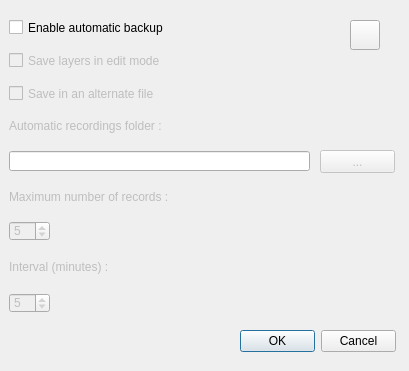
<?xml version="1.0" encoding="UTF-8"?>
<ui version="4.0">
 <class>AutomaticBackupDialogBase</class>
 <widget class="QDialog" name="AutomaticBackupDialogBase">
  <property name="geometry">
   <rect>
    <x>0</x>
    <y>0</y>
    <width>409</width>
    <height>371</height>
   </rect>
  </property>
  <property name="minimumSize">
   <size>
    <width>409</width>
    <height>371</height>
   </size>
  </property>
  <property name="maximumSize">
   <size>
    <width>409</width>
    <height>371</height>
   </size>
  </property>
  <property name="windowTitle">
   <string>Automatic Backup</string>
  </property>
  <widget class="QLabel" name="intervalLabel">
   <property name="enabled">
    <bool>false</bool>
   </property>
   <property name="geometry">
    <rect>
     <x>9</x>
     <y>257</y>
     <width>331</width>
     <height>20</height>
    </rect>
   </property>
   <property name="minimumSize">
    <size>
     <width>331</width>
     <height>20</height>
    </size>
   </property>
   <property name="maximumSize">
    <size>
     <width>16777215</width>
     <height>16777215</height>
    </size>
   </property>
   <property name="text">
    <string>Interval (minutes) :</string>
   </property>
  </widget>
  <widget class="QSpinBox" name="intervalSpinBox">
   <property name="enabled">
    <bool>false</bool>
   </property>
   <property name="geometry">
    <rect>
     <x>9</x>
     <y>293</y>
     <width>41</width>
     <height>20</height>
    </rect>
   </property>
   <property name="minimumSize">
    <size>
     <width>41</width>
     <height>20</height>
    </size>
   </property>
   <property name="maximumSize">
    <size>
     <width>41</width>
     <height>20</height>
    </size>
   </property>
   <property name="minimum">
    <number>1</number>
   </property>
   <property name="maximum">
    <number>60</number>
   </property>
   <property name="value">
    <number>5</number>
   </property>
  </widget>
  <widget class="QDialogButtonBox" name="buttonOkNo">
   <property name="geometry">
    <rect>
     <x>240</x>
     <y>330</y>
     <width>156</width>
     <height>23</height>
    </rect>
   </property>
   <property name="minimumSize">
    <size>
     <width>156</width>
     <height>23</height>
    </size>
   </property>
   <property name="maximumSize">
    <size>
     <width>156</width>
     <height>23</height>
    </size>
   </property>
   <property name="orientation">
    <enum>Qt::Horizontal</enum>
   </property>
   <property name="standardButtons">
    <set>QDialogButtonBox::Cancel|QDialogButtonBox::Ok</set>
   </property>
  </widget>
  <widget class="QCheckBox" name="enableAutoSave">
   <property name="geometry">
    <rect>
     <x>9</x>
     <y>19</y>
     <width>331</width>
     <height>17</height>
    </rect>
   </property>
   <property name="minimumSize">
    <size>
     <width>200</width>
     <height>0</height>
    </size>
   </property>
   <property name="text">
    <string>Enable automatic backup</string>
   </property>
  </widget>
  <widget class="QLabel" name="recordLabel">
   <property name="enabled">
    <bool>false</bool>
   </property>
   <property name="geometry">
    <rect>
     <x>9</x>
     <y>189</y>
     <width>331</width>
     <height>16</height>
    </rect>
   </property>
   <property name="minimumSize">
    <size>
     <width>331</width>
     <height>16</height>
    </size>
   </property>
   <property name="maximumSize">
    <size>
     <width>16777215</width>
     <height>16777215</height>
    </size>
   </property>
   <property name="text">
    <string>Maximum number of records :</string>
   </property>
  </widget>
  <widget class="QPushButton" name="pushButton">
   <property name="enabled">
    <bool>false</bool>
   </property>
   <property name="geometry">
    <rect>
     <x>320</x>
     <y>150</y>
     <width>75</width>
     <height>23</height>
    </rect>
   </property>
   <property name="maximumSize">
    <size>
     <width>75</width>
     <height>23</height>
    </size>
   </property>
   <property name="text">
    <string>...</string>
   </property>
  </widget>
  <widget class="QCheckBox" name="enableAlternateBox">
   <property name="enabled">
    <bool>false</bool>
   </property>
   <property name="geometry">
    <rect>
     <x>9</x>
     <y>85</y>
     <width>331</width>
     <height>17</height>
    </rect>
   </property>
   <property name="minimumSize">
    <size>
     <width>200</width>
     <height>17</height>
    </size>
   </property>
   <property name="text">
    <string>Save in an alternate file</string>
   </property>
  </widget>
  <widget class="QLabel" name="label">
   <property name="enabled">
    <bool>false</bool>
   </property>
   <property name="geometry">
    <rect>
     <x>9</x>
     <y>118</y>
     <width>331</width>
     <height>16</height>
    </rect>
   </property>
   <property name="minimumSize">
    <size>
     <width>331</width>
     <height>0</height>
    </size>
   </property>
   <property name="maximumSize">
    <size>
     <width>16777215</width>
     <height>16777215</height>
    </size>
   </property>
   <property name="text">
    <string>Automatic recordings folder : </string>
   </property>
  </widget>
  <widget class="QSpinBox" name="recordSpinBox">
   <property name="enabled">
    <bool>false</bool>
   </property>
   <property name="geometry">
    <rect>
     <x>9</x>
     <y>221</y>
     <width>41</width>
     <height>20</height>
    </rect>
   </property>
   <property name="minimumSize">
    <size>
     <width>41</width>
     <height>20</height>
    </size>
   </property>
   <property name="maximumSize">
    <size>
     <width>41</width>
     <height>20</height>
    </size>
   </property>
   <property name="minimum">
    <number>1</number>
   </property>
   <property name="maximum">
    <number>60</number>
   </property>
   <property name="value">
    <number>5</number>
   </property>
  </widget>
  <widget class="QLineEdit" name="lineEdit">
   <property name="geometry">
    <rect>
     <x>9</x>
     <y>151</y>
     <width>301</width>
     <height>20</height>
    </rect>
   </property>
   <property name="minimumSize">
    <size>
     <width>241</width>
     <height>20</height>
    </size>
   </property>
   <property name="maximumSize">
    <size>
     <width>500</width>
     <height>16777215</height>
    </size>
   </property>
  </widget>
  <widget class="QCheckBox" name="enableSaveLayers">
   <property name="enabled">
    <bool>false</bool>
   </property>
   <property name="geometry">
    <rect>
     <x>9</x>
     <y>52</y>
     <width>331</width>
     <height>17</height>
    </rect>
   </property>
   <property name="minimumSize">
    <size>
     <width>250</width>
     <height>0</height>
    </size>
   </property>
   <property name="text">
    <string>Save layers in edit mode</string>
   </property>
   <property name="checkable">
    <bool>true</bool>
   </property>
  </widget>
  <widget class="QPushButton" name="pushButton_Help">
   <property name="geometry">
    <rect>
     <x>350</x>
     <y>20</y>
     <width>30</width>
     <height>30</height>
    </rect>
   </property>
   <property name="minimumSize">
    <size>
     <width>30</width>
     <height>30</height>
    </size>
   </property>
   <property name="maximumSize">
    <size>
     <width>30</width>
     <height>30</height>
    </size>
   </property>
   <property name="text">
    <string/>
   </property>
   <property name="icon">
    <iconset>
     <normaloff>:/plugins/automatic_backup/help.png</normaloff>:/plugins/automatic_backup/help.png</iconset>
   </property>
   <property name="iconSize">
    <size>
     <width>30</width>
     <height>30</height>
    </size>
   </property>
  </widget>
 </widget>
 <resources/>
 <connections>
  <connection>
   <sender>buttonOkNo</sender>
   <signal>rejected()</signal>
   <receiver>AutomaticBackupDialogBase</receiver>
   <slot>reject()</slot>
   <hints>
    <hint type="sourcelabel">
     <x>458</x>
     <y>186</y>
    </hint>
    <hint type="destinationlabel">
     <x>269</x>
     <y>99</y>
    </hint>
   </hints>
  </connection>
  <connection>
   <sender>buttonOkNo</sender>
   <signal>accepted()</signal>
   <receiver>AutomaticBackupDialogBase</receiver>
   <slot>accept()</slot>
   <hints>
    <hint type="sourcelabel">
     <x>458</x>
     <y>186</y>
    </hint>
    <hint type="destinationlabel">
     <x>269</x>
     <y>99</y>
    </hint>
   </hints>
  </connection>
 </connections>
</ui>
